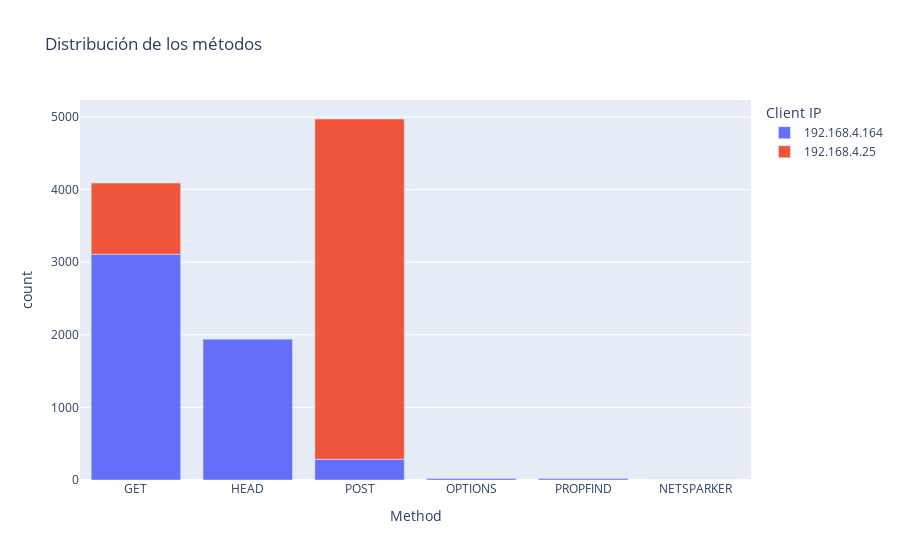

Here is the notebook cell this chart was saved with:
### Code cell
fig = px.bar(metodos, x='Method', y='count', color='Client IP', title='Distribución de los métodos')

# Mostrar el gráfico
fig.show()

### Figure 1 — Plotly figure (JSON) as saved in the notebook; plotly's stock layout.template omitted (floating-point values rounded to 4 significant figures)
{"data": [{"alignmentgroup": "True", "hovertemplate": "Client IP=192.168.4.164<br>Method=%{x}<br>count=%{y}<extra></extra>", "legendgroup": "192.168.4.164", "marker": {"color": "#636efa", "pattern": {"shape": ""}}, "name": "192.168.4.164", "offsetgroup": "192.168.4.164", "orientation": "v", "showlegend": true, "textposition": "auto", "type": "bar", "x": ["GET", "HEAD", "POST", "OPTIONS", "PROPFIND", "NETSPARKER"], "xaxis": "x", "y": [3111, 1940, 286, 21, 19, 1], "yaxis": "y"}, {"alignmentgroup": "True", "hovertemplate": "Client IP=192.168.4.25<br>Method=%{x}<br>count=%{y}<extra></extra>", "legendgroup": "192.168.4.25", "marker": {"color": "#EF553B", "pattern": {"shape": ""}}, "name": "192.168.4.25", "offsetgroup": "192.168.4.25", "orientation": "v", "showlegend": true, "textposition": "auto", "type": "bar", "x": ["POST", "GET"], "xaxis": "x", "y": [4687, 980], "yaxis": "y"}], "layout": {"barmode": "relative", "legend": {"title": {"text": "Client IP"}, "tracegroupgap": 0}, "title": {"text": "Distribución de los métodos"}, "xaxis": {"anchor": "y", "domain": [0, 1], "title": {"text": "Method"}}, "yaxis": {"anchor": "x", "domain": [0, 1], "title": {"text": "count"}}}}
